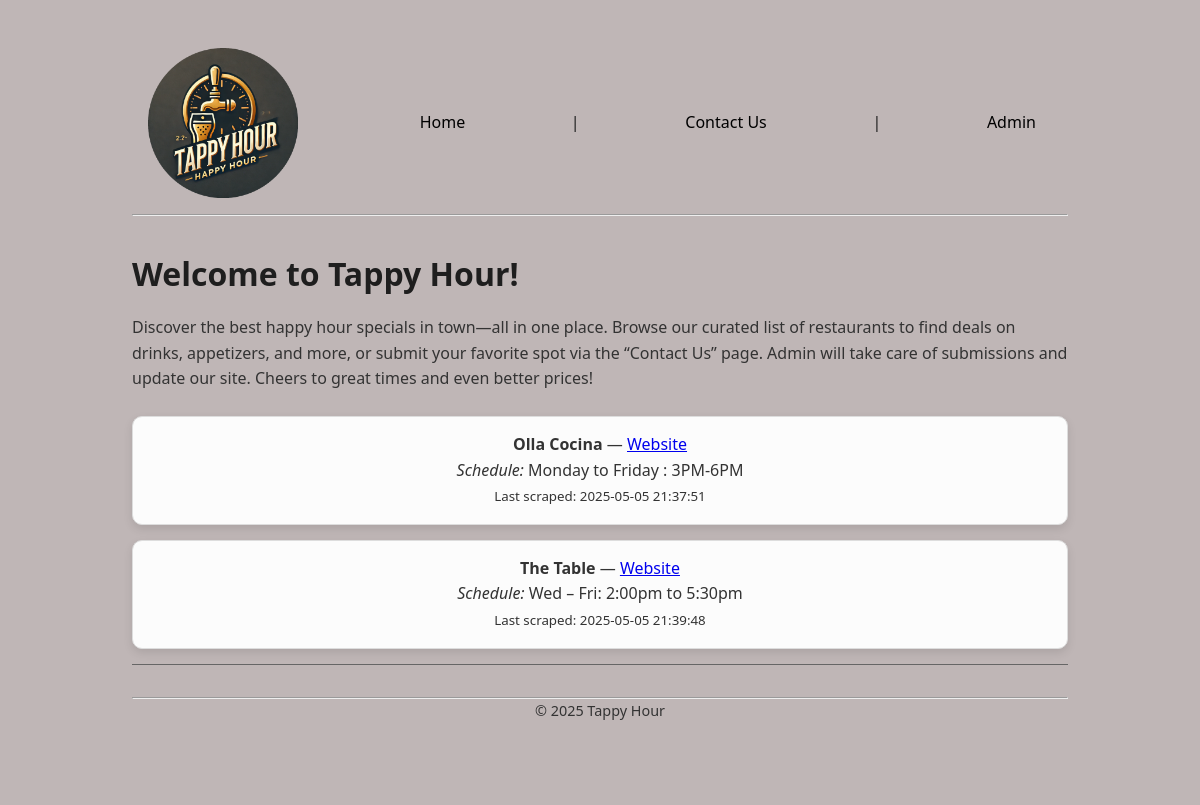
Before: / with the older database file.
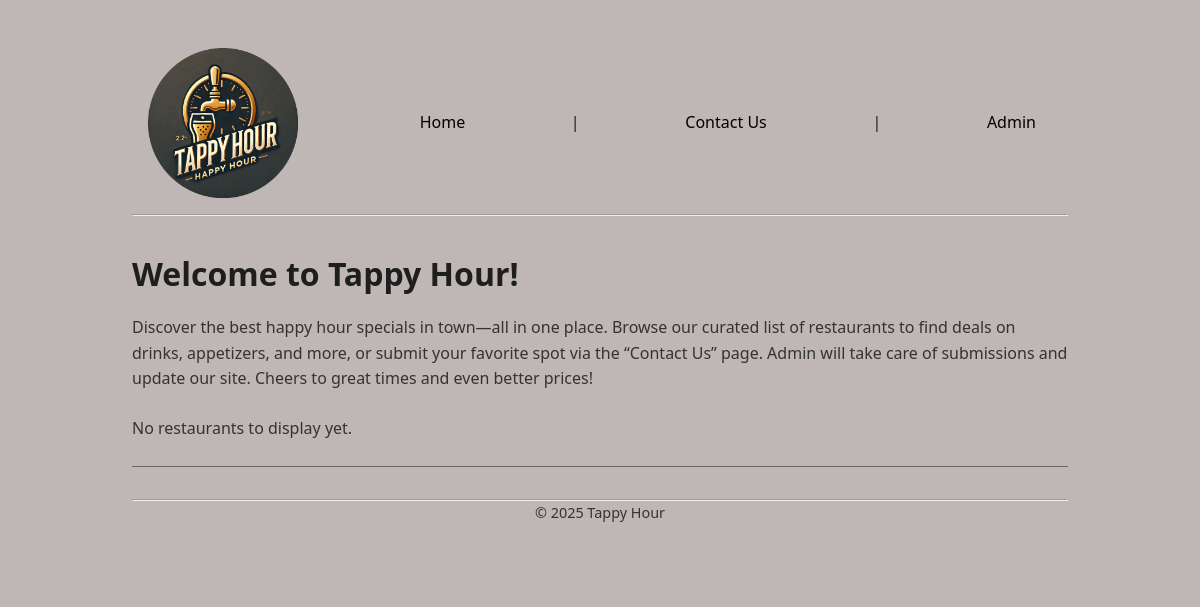
After: the same page with the newer database file.
### tables this page shows
CREATE TABLE restaurants (
      id            INTEGER PRIMARY KEY AUTOINCREMENT,
      name          TEXT    NOT NULL,
      url           TEXT    NOT NULL UNIQUE,
      latest_hh_raw TEXT,
      weekdays      TEXT,
      weekends      TEXT,
      last_scraped  DATETIME,
      created_at    DATETIME DEFAULT CURRENT_TIMESTAMP
    );

### app/routes.py (the view)
    @app.route('/')
    def home():
        restaurants = get_all_restaurants()
        return render_template('restaurants.html', restaurants=restaurants)

### app/db_manager.py (called while the page is built)
def connect():
    db_path = os.path.abspath(os.path.join(os.path.dirname(__file__), '..', 'happy_hour.db'))
    conn = sqlite3.connect(db_path, detect_types=sqlite3.PARSE_DECLTYPES | sqlite3.PARSE_COLNAMES)
    conn.row_factory = sqlite3.Row
    return conn

def get_all_restaurants() -> list[dict]:
    conn = connect()
    c = conn.cursor()
    c.execute(
        """
        SELECT id, name, url, latest_hh_raw, weekdays, weekends, last_scraped, created_at
        FROM restaurants
        ORDER BY name ASC
        """
    )
    rows = c.fetchall()
    conn.close()
    return [dict(row) for row in rows]

### app/templates/restaurants.html (shortened to what this page needs)
{% extends "base.html" %}
{% block content %}
<h1>Welcome to Tappy Hour!</h1>
    <p>
  Discover the best happy hour specials in town—all in one place. Browse our curated list of restaurants to find deals on drinks, appetizers, and more, or submit your favorite spot via the “Contact Us” page. Admin will take care of submissions and update our site. Cheers to great times and even better prices!
</p>
{% if restaurants %}
<div class="product-gird">
  {% for r in restaurants %}
  <p class="product-card">
    <strong>{{ r.name }}</strong> —
    <a href="{{ r.url }}" target="_blank">Website</a><br/>
    <em>Schedule:</em> {{ r.weekdays or 'n/a' }}<br/>
    <small>Last scraped: {{ r.last_scraped }}</small>
  </p>
  {% endfor %}
</div>
{% else %}
<p>No restaurants to display yet.</p>
{% endif %}
{% endblock %}

### app/templates/base.html (shortened to what this page needs)
<!DOCTYPE html>
<html lang="en">
<head>
  <link rel="stylesheet" href="{{ url_for('static', filename='styles.css') }}"/>
</head>
<body>
<header>
  <nav>
          <img
            src="{{ url_for('static', filename='logo.png') }}"
            alt="Happy Hour App logo"
            class="nav-logo"
          >
    <a href="{{ url_for('home') }}">Home</a> |
    <a href="{{ url_for('submit_url') }}">Contact Us</a> |
    <a href="{{ url_for('login') }}">Admin</a>
  </nav>
  <hr/>
</header>
<main>
  {% block content %}{% endblock %}
</main>
<footer>
  <hr/>
  <p>&copy; 2025 Tappy Hour</p>
</footer>
</body>
</html>

### app/static/styles.css (style rules this page uses)
* { margin: 0; padding: 0; box-sizing: border-box; }
body { font-family: 'Segoe UI', 'Helvetica Neue', sans-serif; background-color: #a9a9a9; color: #1e1e1e; line-height: 1.6; padding: 2rem; max-width: 1000px; margin: 0 auto; }
header { text-align: center; margin-bottom: 2rem; }
header nav { display: flex; align-items: center; justify-content: space-between; }
.nav-logo { max-height: 150px; width: auto; margin-right: 1rem; }
nav { margin: 1rem; }
nav a { color: #000; text-decoration: none; padding: 0.5rem 1rem; display: inline-block; transition: all 0.3s ease; }
h1, h2, h3 { color: #1e1e1e; margin-bottom: 1rem; font-weight: bold; }
p { color: #333; margin-bottom: 1.5rem; }
footer { text-align: center; font-size: 0.9rem; color: #444; padding: 2rem 0; border-top: 1px solid #666; }
body { background-color: #bfb6b6; }

Changed rows visible on the page:
removed restaurants: name "Olla Cocina", weekdays "Monday to Friday : 3PM-6PM", last_scraped "2025-05-05 21:37:51"
removed restaurants: name "The Table", weekdays "Wed – Fri: 2:00pm to 5:30pm", last_scraped "2025-05-05 21:39:48"
Other visible differences:
text now shown: "No restaurants to display yet."
